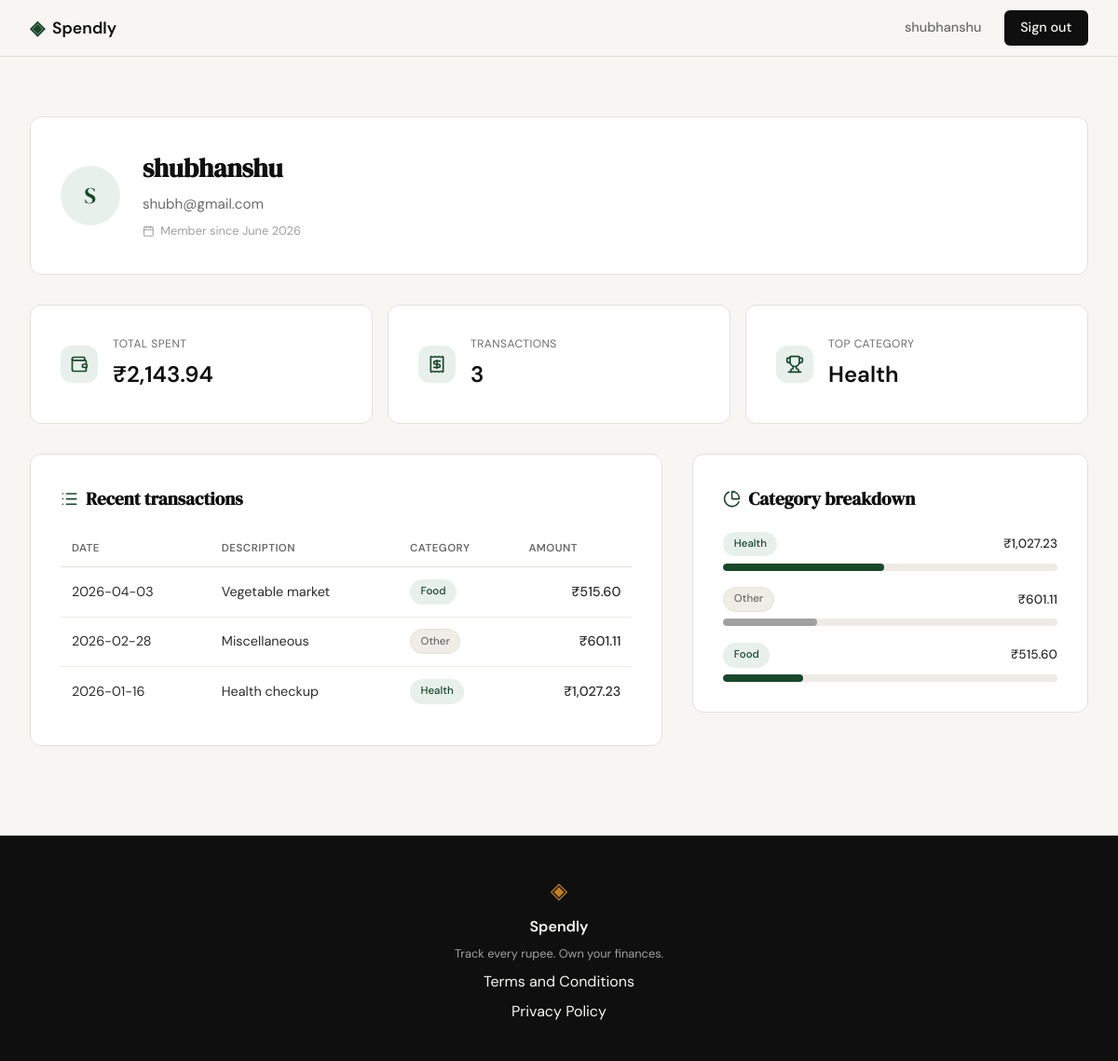
Page /profile (signed in) on the committed database.
### tables this page shows
CREATE TABLE users (
            id            INTEGER PRIMARY KEY AUTOINCREMENT,
            name          TEXT    NOT NULL,
            email         TEXT    NOT NULL UNIQUE,
            password_hash TEXT    NOT NULL,
            created_at    TEXT    DEFAULT (datetime('now'))
        );

CREATE TABLE expenses (
            id          INTEGER PRIMARY KEY AUTOINCREMENT,
            user_id     INTEGER NOT NULL REFERENCES users(id),
            amount      REAL    NOT NULL,
            category    TEXT    NOT NULL,
            date        TEXT    NOT NULL,
            description TEXT,
            created_at  TEXT    DEFAULT (datetime('now'))
        );

### app.py (the view)
@app.route("/profile")
def profile():
    if not session.get("user_id"):
        return redirect(url_for("login"))
    user_id = session["user_id"]
    db_user = get_user_by_id(user_id)
    user = {
        "name": db_user["name"],
        "email": db_user["email"],
        "initials": "".join(p[0].upper() for p in db_user["name"].split()[:2]),
        "member_since": db_user["member_since"],
    }
    raw_stats = get_summary_stats(user_id)
    stats = {
        "total_spent": format_currency(raw_stats["total_spent"]),
        "transaction_count": raw_stats["transaction_count"],
        "top_category": raw_stats["top_category"],
    }
    raw_transactions = get_recent_transactions(user_id)
    transactions = [
        {
            "date": tx["date"],
            "description": tx["description"],
            "category": tx["category"],
            "amount": format_currency(tx["amount"]),
        }
        for tx in raw_transactions
    ]
    raw_breakdown = get_category_breakdown(user_id)
    category_breakdown = [
        {
            "name": cat["name"],
            "total": format_currency(cat["amount"]),
            "percent": cat["pct"],
        }
        for cat in raw_breakdown
    ]
    return render_template(
        "profile.html",
        user=user,
        stats=stats,
        transactions=transactions,
        category_breakdown=category_breakdown,
    )

### database/db.py (called while the page is built)
def get_db():
    conn = sqlite3.connect(DB_PATH)
    conn.row_factory = sqlite3.Row
    conn.execute("PRAGMA foreign_keys = ON")
    return conn

### database/queries.py (called while the page is built)
def format_currency(amount):
    return f"₹{amount:,.2f}"

def get_user_by_id(user_id):
    db = get_db()
    row = db.execute(
        "SELECT id, name, email, created_at FROM users WHERE id = ?", (user_id,)
    ).fetchone()
    db.close()
    if row is None:
        return None
    created = datetime.strptime(row["created_at"], "%Y-%m-%d %H:%M:%S")
    return {"name": row["name"], "email": row["email"], "member_since": created.strftime("%B %Y")}

def get_summary_stats(user_id):
    db = get_db()
    total_row = db.execute(
        "SELECT COALESCE(SUM(amount), 0) AS total, COUNT(*) AS cnt FROM expenses WHERE user_id = ?",
        (user_id,),
    ).fetchone()
    top_row = db.execute(
        """
        SELECT category, SUM(amount) AS cat_total FROM expenses
        WHERE user_id = ? GROUP BY category ORDER BY cat_total DESC LIMIT 1
        """,
        (user_id,),
    ).fetchone()
    db.close()
    return {
        "total_spent": total_row["total"],
        "transaction_count": total_row["cnt"],
        "top_category": top_row["category"] if top_row else "—",
    }

def get_recent_transactions(user_id, limit=10):
    db = get_db()
    rows = db.execute(
        """
        SELECT date, description, category, amount
        FROM expenses
        WHERE user_id = ?
        ORDER BY date DESC, id DESC
        LIMIT ?
        """,
        (user_id, limit),
    ).fetchall()
    db.close()
    return [
        {"date": r["date"], "description": r["description"],
         "category": r["category"], "amount": r["amount"]}
        for r in rows
    ]

def get_category_breakdown(user_id):
    db = get_db()
    rows = db.execute(
        """
        SELECT category, SUM(amount) AS cat_total FROM expenses
        WHERE user_id = ? GROUP BY category ORDER BY cat_total DESC
        """,
        (user_id,),
    ).fetchall()
    db.close()
    if not rows:
        return []
    grand_total = sum(r["cat_total"] for r in rows)
    pcts = [round((r["cat_total"] / grand_total) * 100) for r in rows]
    diff = 100 - sum(pcts)
    pcts[0] += diff  # largest category (rows[0], ORDER BY DESC) absorbs rounding remainder
    return [{"name": r["category"], "amount": r["cat_total"], "pct": p} for r, p in zip(rows, pcts)]

### templates/profile.html (shortened to what this page needs)
{% extends "base.html" %}
{% block head %}
<link rel="stylesheet" href="{{ url_for('static', filename='css/profile.css') }}">
{% endblock %}
{% block content %}
<section class="profile-page">
    <div class="profile-inner">
        <div class="profile-user-card feature-card">
            <div class="profile-avatar">{{ user.initials }}</div>
            <div class="profile-identity">
                <h1 class="profile-name">{{ user.name }}</h1>
                <p class="profile-email">{{ user.email }}</p>
                <p class="profile-member">
                    <i data-lucide="calendar"></i>
                    Member since {{ user.member_since }}
                </p>
            </div>
        </div>
        <div class="profile-stats">
            <div class="profile-stat-card feature-card">
                <span class="profile-stat-icon"><i data-lucide="wallet"></i></span>
                <div>
                    <p class="profile-stat-label">Total spent</p>
                    <p class="profile-stat-value">{{ stats.total_spent }}</p>
                </div>
            </div>
            <div class="profile-stat-card feature-card">
                <span class="profile-stat-icon"><i data-lucide="receipt"></i></span>
                <div>
                    <p class="profile-stat-label">Transactions</p>
                    <p class="profile-stat-value">{{ stats.transaction_count }}</p>
                </div>
            </div>
            <div class="profile-stat-card feature-card">
                <span class="profile-stat-icon"><i data-lucide="trophy"></i></span>
                <div>
                    <p class="profile-stat-label">Top category</p>
                    <p class="profile-stat-value">{{ stats.top_category }}</p>
                </div>
            </div>
        </div>
        <div class="profile-grid">
            <div class="profile-history feature-card">
                <h2 class="profile-section-title">
                    <i data-lucide="list"></i>
                    Recent transactions
                </h2>
                <div class="profile-table-wrap">
                    <table class="profile-table">
                        <thead>
                            <tr>
                                <th>Date</th>
                                <th>Description</th>
                                <th>Category</th>
                                <th class="profile-amount-col">Amount</th>
                            </tr>
                        </thead>
                        <tbody>
                            {% for tx in transactions %}
                            <tr>
                                <td class="profile-tx-date">{{ tx.date }}</td>
                                <td>{{ tx.description }}</td>
                                <td><span class="badge badge-{{ tx.category | lower }}">{{ tx.category }}</span></td>
                                <td class="profile-amount-col profile-tx-amount">{{ tx.amount }}</td>
                            </tr>
                            {% endfor %}
                        </tbody>
                    </table>
                </div>
            </div>
            <div class="profile-breakdown feature-card">
                <h2 class="profile-section-title">
                    <i data-lucide="pie-chart"></i>
                    Category breakdown
                </h2>
                {% for cat in category_breakdown %}
                <div class="profile-cat-row">
                    <div class="profile-cat-head">
                        <span class="badge badge-{{ cat.name | lower }}">{{ cat.name }}</span>
                        <span class="profile-cat-total">{{ cat.total }}</span>
                    </div>
                    <div class="profile-cat-track">
                        <div class="profile-cat-bar badge-bar-{{ cat.name | lower }}"
                             style="--profile-bar-pct: {{ cat.percent }}%"></div>
                    </div>
                </div>
                {% endfor %}
            </div>
        </div>
    </div>
</section>
{% endblock %}

### templates/base.html (shortened to what this page needs)
<!DOCTYPE html>
<html lang="en">
<head>
    <link rel="stylesheet" href="{{ url_for('static', filename='css/style.css') }}">
    {% block head %}{% endblock %}
</head>
<body>
    <nav class="navbar">
        <div class="nav-inner">
            <a href="{{ url_for('landing') }}" class="nav-brand">
                <span class="brand-icon">◈</span>
                <span class="brand-name">Spendly</span>
            </a>
            <div class="nav-links">
                {% if session.user_id %}
                <a href="{{ url_for('profile') }}">{{ session.user_name }}</a>
                <a href="{{ url_for('logout') }}" class="nav-cta">Sign out</a>
                {% else %}
                <a href="{{ url_for('login') }}">Sign in</a>
                <a href="{{ url_for('register') }}" class="nav-cta">Get started</a>
                {% endif %}
            </div>
        </div>
    </nav>
    <main class="main-content">
        {% block content %}{% endblock %}
    </main>
    <footer class="footer">
        <div class="footer-inner">
            <span class="brand-icon">◈</span>
            <span class="footer-name">Spendly</span>
            <p class="footer-copy">Track every rupee. Own your finances.</p>
            <a href="/terms">Terms and Conditions</a>
            <a href="/privacy">Privacy Policy</a>
        </div>
    </footer>
</body>
</html>

### static/css/style.css (style rules this page uses)
:root { --ink: #0f0f0f; --ink-soft: #2d2d2d; --ink-muted: #6b6b6b; --ink-faint: #a0a0a0; --paper: #f7f6f3; --paper-warm: #f0ede6; --paper-card: #ffffff; --accent: #1a472a; --accent-light: #e8f0eb; --accent-2: #c17f24; --accent-2-light: #fdf3e3; --danger: #c0392b; --danger-light: #fdecea; --danger-border: #f5c6c2; --border: #e4e1da; --border-soft: #eeebe4; --font-display: 'DM Serif Display', Georgia, serif; --font-body: 'DM Sans', system-ui, sans-serif; --max-width: 1200px; --auth-width: 440px; --radius-sm: 6px; --radius-md: 12px; --radius-lg: 20px; }
*, *::before, *::after { box-sizing: border-box; margin: 0; padding: 0; }
html { font-size: 16px; scroll-behavior: smooth; }
body { background: var(--paper); color: var(--ink); font-family: var(--font-body); font-size: 1rem; line-height: 1.6; -webkit-font-smoothing: antialiased; }
a { color: inherit; text-decoration: none; }
.navbar { position: sticky; top: 0; z-index: 100; background: var(--paper); border-bottom: 1px solid var(--border); padding: 0 2rem; }
.nav-inner { max-width: var(--max-width); margin: 0 auto; height: 60px; display: flex; align-items: center; justify-content: space-between; }
.nav-brand { display: flex; align-items: center; gap: 0.5rem; font-family: var(--font-body); font-weight: 600; font-size: 1.1rem; color: var(--ink); }
.brand-icon { color: var(--accent); font-size: 1.3rem; }
.brand-name { color: var(--ink); }
.nav-links { display: flex; align-items: center; gap: 1.5rem; font-size: 0.9rem; font-weight: 500; }
.nav-links a { color: var(--ink-muted); transition: color 0.2s; }
.nav-cta { background: var(--ink) !important; color: var(--paper) !important; padding: 0.45rem 1.1rem; border-radius: var(--radius-sm); transition: background 0.2s !important; }
.main-content { min-height: calc(100vh - 60px - 100px); }
.feature-card { background: var(--paper-card); border: 1px solid var(--border); border-radius: var(--radius-md); padding: 2rem; }
.footer { background: var(--ink); color: var(--paper); padding: 2.5rem 2rem; text-align: center; }
.footer-inner { display: flex; flex-direction: column; align-items: center; gap: 0.4rem; }
.footer .brand-icon { color: var(--accent-2); font-size: 1.5rem; }
.footer-name { font-weight: 600; font-size: 1rem; }
.footer-copy { font-size: 0.8rem; color: var(--ink-faint); }

### rows in the picture
users: user_name "shubhanshu", name "shubhanshu", email "shubh@gmail.com"
expenses: top_category "Health", date "2026-01-16", description "Health checkup", category "Health", amount "₹1,027.23"
expenses: date "2026-04-03", description "Vegetable market", category "Food", amount "₹515.60"
expenses: date "2026-02-28", description "Miscellaneous", category "Other", amount "₹601.11"

### other values in the picture
{{ user.initials }} "S"
{{ user.member_since }} "June 2026"
{{ stats.total_spent }} "₹2,143.94"
{{ stats.transaction_count }} "3"
{{ cat.name }} "Health" "Other" "Food"
{{ cat.total }} "₹1,027.23" "₹601.11" "₹515.60"
